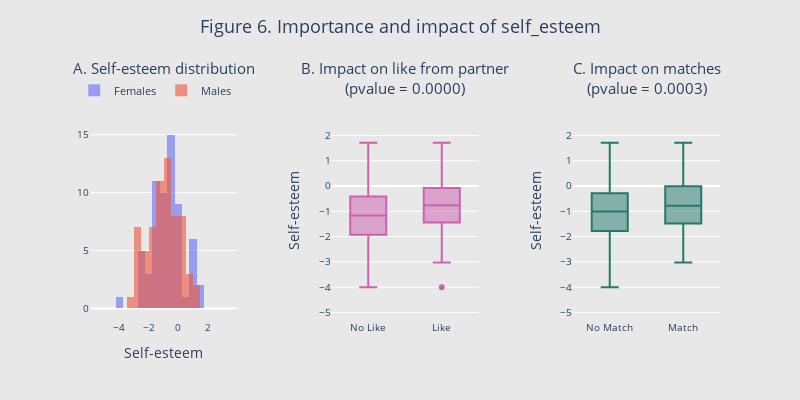

The notebook cell this image was saved under:
### Code cell
### 9 - Analysis 4 - Importance and impact of self-esteem - plot ### ----

# set figure to make subplots
fig6 = make_subplots(
    rows = 1,
    cols = 3,
    subplot_titles = (
        "A. Self-esteem distribution<br> ",
        "B. Impact on like from partner<br>(pvalue = {:.4f})".format(pvalue_like),
        "C. Impact on matches<br>(pvalue = {:.4f})".format(pvalue_match, ".4f")),
    column_widths = [0.25, 0.25, 0.25],
    horizontal_spacing = 0.15)

# plot distribution of self-esteem per gender
fig6.add_trace(go.Histogram(
    x = data_fig6a.loc[data_fig6a["gender"] == "Female","self_esteem"],
    name = "Females",
    opacity = 0.6),
    row = 1, col = 1)
fig6.add_trace(go.Histogram(
    x = data_fig6a.loc[data_fig6a["gender"] == "Male","self_esteem"],
    name = "Males",
    opacity = 0.6),
    row = 1, col = 1)

# plot impact on decision to give a like
fig6.add_trace(go.Box(
        y = data_fig6b.loc[mask_nolike,"self_esteem"],
        name = "No Like",
        marker_color = px.colors.qualitative.Vivid[4],
        showlegend = False),
        row = 1, col = 2)
fig6.add_trace(go.Box(
        y = data_fig6b.loc[mask_yeslike,"self_esteem"],
        name = "Like",
        marker_color = px.colors.qualitative.Vivid[4],
        showlegend = False),
        row = 1, col = 2)

# plot impact on matches
fig6.add_trace(go.Box(
        y = data_fig6b.loc[mask_nomatch,"self_esteem"],
        name = "No Match",
        marker_color = px.colors.qualitative.Vivid[5],
        showlegend = False),
        row = 1, col = 3)
fig6.add_trace(go.Box(
        y = data_fig6b.loc[mask_yesmatch,"self_esteem"],
        name = "Match",
        marker_color = px.colors.qualitative.Vivid[5],
        showlegend = False),
        row = 1, col = 3)

# update layout
fig6.update_annotations(font_size = 15)
fig6.update_xaxes(title_font = dict(size = 13), tickfont = dict(size = 10))
fig6.update_yaxes(title_font = dict(size = 13), tickfont = dict(size = 10))
fig6.update_layout(
        margin = dict(l = 90),
        title_text = "Figure 6. Importance and impact of self_esteem",
        title_x = 0.5,
        title_y = 0.95,
        title_font_size = 18,
        barmode = "overlay",
        xaxis = dict(title = "Self-esteem", range = [-6, 4], tickvals = [-4, -2, 0, 2]),
        yaxis = dict(range = [-1, 18], tickvals = [0, 5, 10, 15]),
        yaxis2 = dict(title = "Self-esteem", range = [-5.3, 3.4], tickvals = [-5, -4, -3, -2, -1, 0, 1, 2]),
        yaxis3 = dict(title = "Self-esteem", range = [-5.3, 3.4], tickvals = [-5, -4, -3, -2, -1, 0, 1, 2]),
        legend = dict(
            orientation = "h",
            yanchor = "top",
            y = 1.11,
            xanchor = "left",
            x = -0.025,
            font = dict(size = 11)),
        plot_bgcolor = "rgba(0,0,0,0)",
        paper_bgcolor = "rgb(232,232,232)",
        width = 800,
        height = 400)

fig6.show()

### Figure 1 — Plotly figure (JSON) as saved in the notebook; plotly's stock layout.template omitted (floating-point values rounded to 4 significant figures; data arrays with more than 128 entries replaced by an {"elided": "..."} marker saying what was removed)
{"data": [{"name": "Females", "opacity": 0.6, "type": "histogram", "x": [0.2444, 1.333, -1.303, -0.1778, 1.067, 1.711, 1.147, -0.04444, -1.172, -1.362, -1.395, -0.278, -1.163, -0.08974, -0.3282, 0.796, null, -1.241, -1.406, -1.034, 0.04615, -0.1604, -1.423, -0.5132, -0.7681, 1.094, -0.6769, -1.46, -2.7, null, null, -2.46, -2.269, -1.7, -1.602, -1.8, -1.44, null, -0.45, -0.15, 0.15, -0.5, -0.2833, -0.9167, -2.217, -0.65, -0.553, -1.0, -0.01429, 0.9582, -0.6324, -0.3705, 1.107, -1.933, -0.3992, -2.395, -0.7225, -1.331, -0.4625, -1.637, 0.5538, -2.522, -0.6676, -4.0, -0.879, -1.074, -1.007], "xaxis": "x", "yaxis": "y"}, {"name": "Males", "opacity": 0.6, "type": "histogram", "x": [-0.3111, -2.222, 0.9333, -1.4, -0.7333, -0.3556, -0.7556, -1.556, -0.8889, -1.267, -0.5359, 1.081, -2.58, -1.48, 0.1612, -0.7667, -1.993, -1.734, -0.2444, -1.11, -1.284, -2.424, -2.144, -0.5861, 0.7778, -1.4, 0.4022, 0.2889, -1.689, -1.78, 0.09444, -1.28, -0.8611, -1.08, -0.12, -2.96, -0.88, 0.03333, -0.4, -1.133, -0.2133, 0.3667, -0.3667, 0.9, -0.6333, -0.7667, -0.6333, -0.7, 1.213, -2.989, -2.842, -1.432, 0.3542, -1.438, -1.898, -2.942, -0.2603, -2.835, -2.626, -2.244, -3.027, -1.579, -2.091, 0.2667, -0.7868], "xaxis": "x", "yaxis": "y"}, {"marker": {"color": "rgb(204, 97, 176)"}, "name": "No Like", "showlegend": false, "type": "box", "xaxis": "x2", "y": {"elided": "990 float values"}, "yaxis": "y2"}, {"marker": {"color": "rgb(204, 97, 176)"}, "name": "Like", "showlegend": false, "type": "box", "xaxis": "x2", "y": {"elided": "668 float values"}, "yaxis": "y2"}, {"marker": {"color": "rgb(36, 121, 108)"}, "name": "No Match", "showlegend": false, "type": "box", "xaxis": "x3", "y": {"elided": "1394 float values"}, "yaxis": "y3"}, {"marker": {"color": "rgb(36, 121, 108)"}, "name": "Match", "showlegend": false, "type": "box", "xaxis": "x3", "y": {"elided": "264 float values"}, "yaxis": "y3"}], "layout": {"annotations": [{"font": {"size": 15}, "showarrow": false, "text": "A. Self-esteem distribution<br> ", "x": 0.1167, "xanchor": "center", "xref": "paper", "y": 1, "yanchor": "bottom", "yref": "paper"}, {"font": {"size": 15}, "showarrow": false, "text": "B. Impact on like from partner<br>(pvalue = 0.0000)", "x": 0.5, "xanchor": "center", "xref": "paper", "y": 1, "yanchor": "bottom", "yref": "paper"}, {"font": {"size": 15}, "showarrow": false, "text": "C. Impact on matches<br>(pvalue = 0.0003)", "x": 0.8833, "xanchor": "center", "xref": "paper", "y": 1, "yanchor": "bottom", "yref": "paper"}], "barmode": "overlay", "height": 400, "legend": {"font": {"size": 11}, "orientation": "h", "x": -0.025, "xanchor": "left", "y": 1.11, "yanchor": "top"}, "margin": {"l": 90}, "paper_bgcolor": "rgb(232,232,232)", "plot_bgcolor": "rgba(0,0,0,0)", "title": {"font": {"size": 18}, "text": "Figure 6. Importance and impact of self_esteem", "x": 0.5, "y": 0.95}, "width": 800, "xaxis": {"anchor": "y", "domain": [0, 0.2333], "range": [-6, 4], "tickfont": {"size": 10}, "tickvals": [-4, -2, 0, 2], "title": {"text": "Self-esteem"}}, "xaxis2": {"anchor": "y2", "domain": [0.3833, 0.6167], "tickfont": {"size": 10}, "title": {"font": {"size": 13}}}, "xaxis3": {"anchor": "y3", "domain": [0.7667, 1.0], "tickfont": {"size": 10}, "title": {"font": {"size": 13}}}, "yaxis": {"anchor": "x", "domain": [0, 1], "range": [-1, 18], "tickfont": {"size": 10}, "tickvals": [0, 5, 10, 15], "title": {"font": {"size": 13}}}, "yaxis2": {"anchor": "x2", "domain": [0, 1], "range": [-5.3, 3.4], "tickfont": {"size": 10}, "tickvals": [-5, -4, -3, -2, -1, 0, 1, 2], "title": {"text": "Self-esteem"}}, "yaxis3": {"anchor": "x3", "domain": [0, 1], "range": [-5.3, 3.4], "tickfont": {"size": 10}, "tickvals": [-5, -4, -3, -2, -1, 0, 1, 2], "title": {"text": "Self-esteem"}}}}
